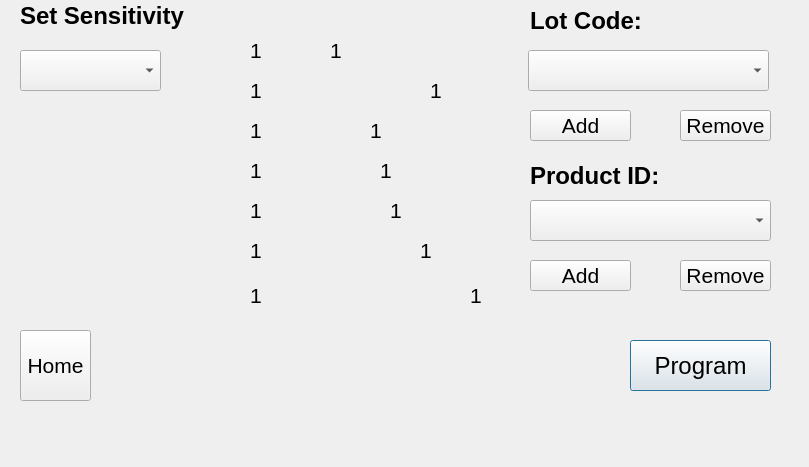
<?xml version="1.0" encoding="UTF-8"?>
<ui version="4.0">
 <class>Commodity</class>
 <widget class="QDialog" name="Commodity">
  <property name="geometry">
   <rect>
    <x>0</x>
    <y>0</y>
    <width>809</width>
    <height>467</height>
   </rect>
  </property>
  <property name="font">
   <font>
    <pointsize>16</pointsize>
   </font>
  </property>
  <property name="windowTitle">
   <string>CountingScreen</string>
  </property>
  <widget class="QLabel" name="label">
   <property name="geometry">
    <rect>
     <x>20</x>
     <y>0</y>
     <width>191</width>
     <height>31</height>
    </rect>
   </property>
   <property name="font">
    <font>
     <pointsize>18</pointsize>
     <weight>75</weight>
     <bold>true</bold>
    </font>
   </property>
   <property name="text">
    <string>Set Sensitivity</string>
   </property>
  </widget>
  <widget class="QComboBox" name="boxSeedType">
   <property name="geometry">
    <rect>
     <x>20</x>
     <y>50</y>
     <width>141</width>
     <height>41</height>
    </rect>
   </property>
   <property name="font">
    <font>
     <family>Arial</family>
     <pointsize>18</pointsize>
    </font>
   </property>
  </widget>
  <widget class="QPushButton" name="btnPrg">
   <property name="geometry">
    <rect>
     <x>630</x>
     <y>340</y>
     <width>141</width>
     <height>51</height>
    </rect>
   </property>
   <property name="font">
    <font>
     <pointsize>18</pointsize>
    </font>
   </property>
   <property name="text">
    <string>Program</string>
   </property>
  </widget>
  <widget class="QLabel" name="label_2">
   <property name="geometry">
    <rect>
     <x>250</x>
     <y>40</y>
     <width>81</width>
     <height>21</height>
    </rect>
   </property>
   <property name="font">
    <font>
     <pointsize>16</pointsize>
    </font>
   </property>
   <property name="text">
    <string>1</string>
   </property>
  </widget>
  <widget class="QLabel" name="label_3">
   <property name="geometry">
    <rect>
     <x>250</x>
     <y>80</y>
     <width>181</width>
     <height>21</height>
    </rect>
   </property>
   <property name="font">
    <font>
     <pointsize>16</pointsize>
    </font>
   </property>
   <property name="text">
    <string>1</string>
   </property>
  </widget>
  <widget class="QLabel" name="label_4">
   <property name="geometry">
    <rect>
     <x>250</x>
     <y>120</y>
     <width>101</width>
     <height>21</height>
    </rect>
   </property>
   <property name="font">
    <font>
     <pointsize>16</pointsize>
    </font>
   </property>
   <property name="text">
    <string>1</string>
   </property>
  </widget>
  <widget class="QLabel" name="label_5">
   <property name="geometry">
    <rect>
     <x>250</x>
     <y>160</y>
     <width>141</width>
     <height>21</height>
    </rect>
   </property>
   <property name="font">
    <font>
     <pointsize>16</pointsize>
    </font>
   </property>
   <property name="text">
    <string>1</string>
   </property>
  </widget>
  <widget class="QLabel" name="label_6">
   <property name="geometry">
    <rect>
     <x>250</x>
     <y>200</y>
     <width>131</width>
     <height>21</height>
    </rect>
   </property>
   <property name="font">
    <font>
     <pointsize>16</pointsize>
    </font>
   </property>
   <property name="text">
    <string>1</string>
   </property>
  </widget>
  <widget class="QLabel" name="label_7">
   <property name="geometry">
    <rect>
     <x>250</x>
     <y>240</y>
     <width>161</width>
     <height>21</height>
    </rect>
   </property>
   <property name="font">
    <font>
     <pointsize>16</pointsize>
    </font>
   </property>
   <property name="text">
    <string>1</string>
   </property>
  </widget>
  <widget class="QLabel" name="label_8">
   <property name="geometry">
    <rect>
     <x>250</x>
     <y>280</y>
     <width>221</width>
     <height>31</height>
    </rect>
   </property>
   <property name="font">
    <font>
     <pointsize>16</pointsize>
    </font>
   </property>
   <property name="text">
    <string>1</string>
   </property>
  </widget>
  <widget class="QLabel" name="lblTeach">
   <property name="geometry">
    <rect>
     <x>330</x>
     <y>40</y>
     <width>91</width>
     <height>21</height>
    </rect>
   </property>
   <property name="font">
    <font>
     <pointsize>16</pointsize>
    </font>
   </property>
   <property name="text">
    <string>1</string>
   </property>
  </widget>
  <widget class="QLabel" name="lblResponsespeed">
   <property name="geometry">
    <rect>
     <x>430</x>
     <y>80</y>
     <width>71</width>
     <height>21</height>
    </rect>
   </property>
   <property name="font">
    <font>
     <pointsize>16</pointsize>
    </font>
   </property>
   <property name="text">
    <string>1</string>
   </property>
  </widget>
  <widget class="QLabel" name="lblOffsetpercent">
   <property name="geometry">
    <rect>
     <x>370</x>
     <y>120</y>
     <width>61</width>
     <height>21</height>
    </rect>
   </property>
   <property name="font">
    <font>
     <pointsize>16</pointsize>
    </font>
   </property>
   <property name="text">
    <string>1</string>
   </property>
  </widget>
  <widget class="QLabel" name="lblButtonlock">
   <property name="geometry">
    <rect>
     <x>380</x>
     <y>160</y>
     <width>101</width>
     <height>21</height>
    </rect>
   </property>
   <property name="font">
    <font>
     <pointsize>16</pointsize>
    </font>
   </property>
   <property name="text">
    <string>1</string>
   </property>
  </widget>
  <widget class="QLabel" name="lblTotalcounts">
   <property name="geometry">
    <rect>
     <x>390</x>
     <y>200</y>
     <width>101</width>
     <height>20</height>
    </rect>
   </property>
   <property name="font">
    <font>
     <pointsize>16</pointsize>
    </font>
   </property>
   <property name="text">
    <string>1</string>
   </property>
  </widget>
  <widget class="QLabel" name="lblTotaloneshot">
   <property name="geometry">
    <rect>
     <x>420</x>
     <y>240</y>
     <width>71</width>
     <height>21</height>
    </rect>
   </property>
   <property name="font">
    <font>
     <pointsize>16</pointsize>
    </font>
   </property>
   <property name="text">
    <string>1</string>
   </property>
  </widget>
  <widget class="QLabel" name="lblDynamiceventstretch">
   <property name="geometry">
    <rect>
     <x>470</x>
     <y>280</y>
     <width>61</width>
     <height>31</height>
    </rect>
   </property>
   <property name="font">
    <font>
     <pointsize>16</pointsize>
    </font>
   </property>
   <property name="text">
    <string>1</string>
   </property>
  </widget>
  <widget class="QLabel" name="lblSteps">
   <property name="geometry">
    <rect>
     <x>20</x>
     <y>260</y>
     <width>201</width>
     <height>51</height>
    </rect>
   </property>
   <property name="font">
    <font>
     <pointsize>12</pointsize>
    </font>
   </property>
   <property name="text">
    <string/>
   </property>
  </widget>
  <widget class="QLabel" name="lblInfo">
   <property name="geometry">
    <rect>
     <x>20</x>
     <y>410</y>
     <width>491</width>
     <height>31</height>
    </rect>
   </property>
   <property name="font">
    <font>
     <pointsize>15</pointsize>
     <weight>75</weight>
     <bold>true</bold>
    </font>
   </property>
   <property name="text">
    <string/>
   </property>
  </widget>
  <widget class="QLabel" name="lblDateTime">
   <property name="geometry">
    <rect>
     <x>710</x>
     <y>410</y>
     <width>91</width>
     <height>41</height>
    </rect>
   </property>
   <property name="font">
    <font>
     <pointsize>12</pointsize>
     <weight>75</weight>
     <bold>true</bold>
    </font>
   </property>
   <property name="text">
    <string/>
   </property>
  </widget>
  <widget class="QPushButton" name="btnHome">
   <property name="geometry">
    <rect>
     <x>20</x>
     <y>330</y>
     <width>71</width>
     <height>71</height>
    </rect>
   </property>
   <property name="text">
    <string>Home</string>
   </property>
  </widget>
  <widget class="QLabel" name="lblLotCode">
   <property name="geometry">
    <rect>
     <x>530</x>
     <y>10</y>
     <width>161</width>
     <height>21</height>
    </rect>
   </property>
   <property name="font">
    <font>
     <pointsize>18</pointsize>
     <weight>75</weight>
     <bold>true</bold>
    </font>
   </property>
   <property name="text">
    <string>Lot Code:</string>
   </property>
  </widget>
  <widget class="QLabel" name="lblProductID">
   <property name="geometry">
    <rect>
     <x>530</x>
     <y>160</y>
     <width>161</width>
     <height>31</height>
    </rect>
   </property>
   <property name="font">
    <font>
     <pointsize>18</pointsize>
     <weight>75</weight>
     <bold>true</bold>
    </font>
   </property>
   <property name="text">
    <string>Product ID:</string>
   </property>
  </widget>
  <widget class="QLabel" name="lblSensitivity">
   <property name="geometry">
    <rect>
     <x>20</x>
     <y>110</y>
     <width>211</width>
     <height>81</height>
    </rect>
   </property>
   <property name="font">
    <font>
     <pointsize>14</pointsize>
    </font>
   </property>
   <property name="text">
    <string/>
   </property>
  </widget>
  <widget class="QComboBox" name="cbLotCode">
   <property name="geometry">
    <rect>
     <x>528</x>
     <y>50</y>
     <width>241</width>
     <height>41</height>
    </rect>
   </property>
   <property name="font">
    <font>
     <family>Arial</family>
     <pointsize>18</pointsize>
    </font>
   </property>
  </widget>
  <widget class="QComboBox" name="cbProductID">
   <property name="geometry">
    <rect>
     <x>530</x>
     <y>200</y>
     <width>241</width>
     <height>41</height>
    </rect>
   </property>
   <property name="font">
    <font>
     <family>Arial</family>
     <pointsize>18</pointsize>
    </font>
   </property>
  </widget>
  <widget class="QPushButton" name="btnLotAdd">
   <property name="geometry">
    <rect>
     <x>530</x>
     <y>110</y>
     <width>101</width>
     <height>31</height>
    </rect>
   </property>
   <property name="font">
    <font>
     <pointsize>16</pointsize>
    </font>
   </property>
   <property name="text">
    <string>Add</string>
   </property>
  </widget>
  <widget class="QPushButton" name="btnLotRemove">
   <property name="geometry">
    <rect>
     <x>680</x>
     <y>110</y>
     <width>91</width>
     <height>31</height>
    </rect>
   </property>
   <property name="font">
    <font>
     <pointsize>16</pointsize>
    </font>
   </property>
   <property name="text">
    <string>Remove</string>
   </property>
  </widget>
  <widget class="QPushButton" name="btnIDAdd">
   <property name="geometry">
    <rect>
     <x>530</x>
     <y>260</y>
     <width>101</width>
     <height>31</height>
    </rect>
   </property>
   <property name="font">
    <font>
     <pointsize>16</pointsize>
    </font>
   </property>
   <property name="text">
    <string>Add</string>
   </property>
  </widget>
  <widget class="QPushButton" name="btnIDRemove">
   <property name="geometry">
    <rect>
     <x>680</x>
     <y>260</y>
     <width>91</width>
     <height>31</height>
    </rect>
   </property>
   <property name="font">
    <font>
     <pointsize>16</pointsize>
    </font>
   </property>
   <property name="text">
    <string>Remove</string>
   </property>
  </widget>
 </widget>
 <resources/>
 <connections/>
</ui>
